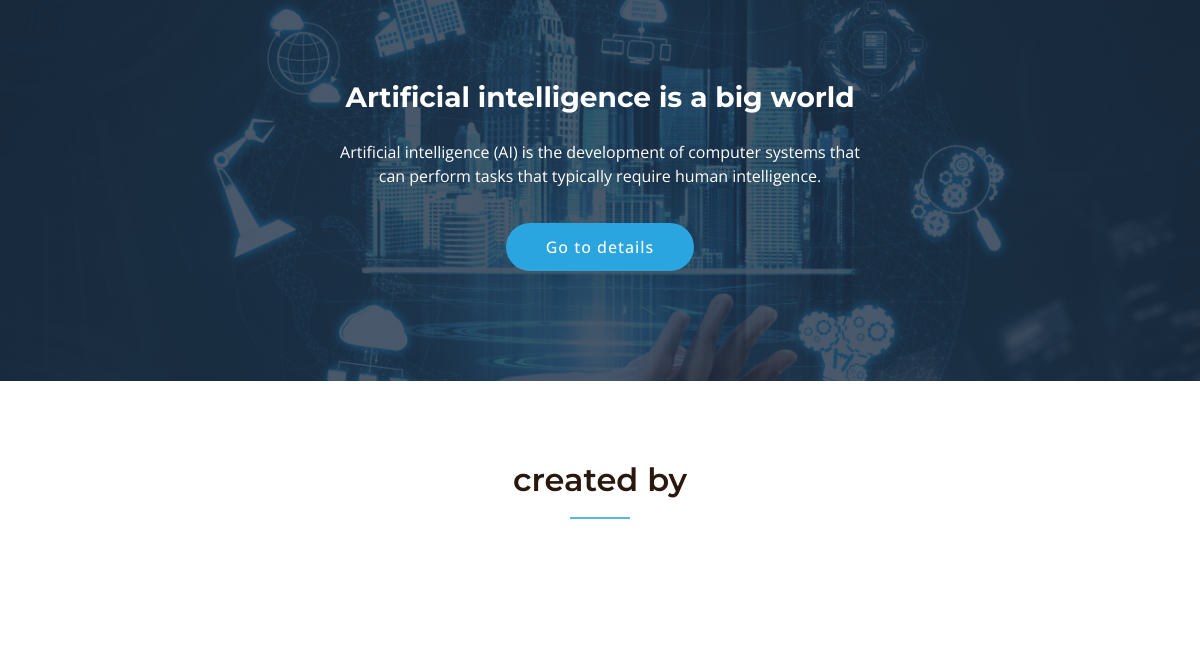
Before: /about (signed in, lower part) with the older database file.
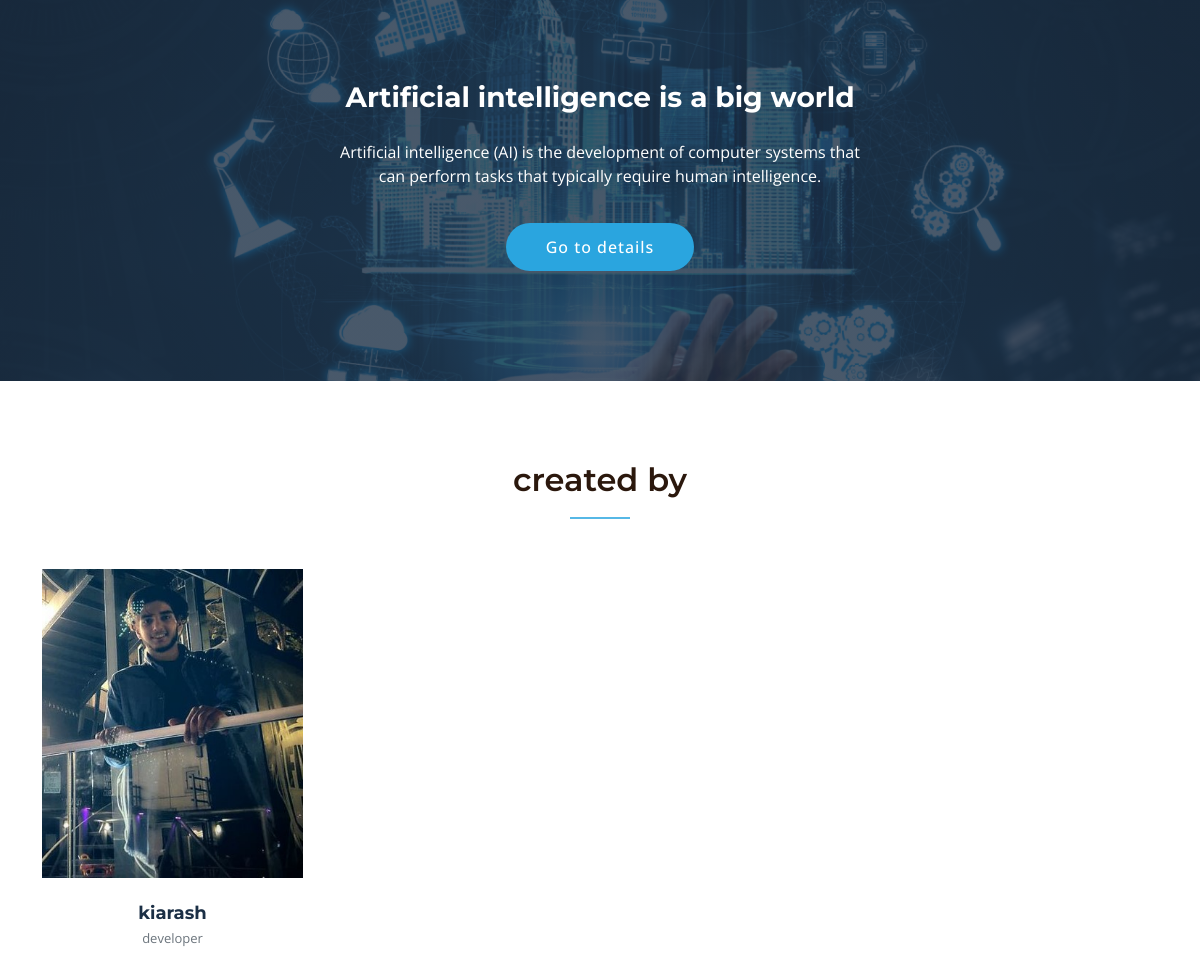
After: the same page with the newer database file.
### home/models.py (models this page shows, shortened)
class Profile(models.Model):
    user = models.OneToOneField(User, on_delete=models.CASCADE)
    image = models.ImageField(upload_to='profile_images/')
    about_me = models.TextField()
    skills = models.CharField(max_length=50, choices=SKILLS_CHOICES)
    linkedin = models.URLField(max_length=200, blank=True, null=True)
    telegram = models.CharField(max_length=50, blank=True, null=True)
    whatsapp = models.CharField(max_length=20, blank=True, null=True)
    gmail = models.EmailField(max_length=100, blank=True, null=True)
    created_at = models.DateTimeField(auto_now_add=True)
    birthday = BirthdayField()
    objects = BirthdayManager()

### home/views.py (the view)
# urls.py: path('about', AboutClassView.as_view(), name='about'),  # this address is for about.html
class AboutClassView(TemplateView):
    template_name = 'about.html'
    def get_context_data(self, **kwargs):
        context = super().get_context_data(**kwargs)
        try:
            profile = Profile.objects.get(user=self.request.user)
            context['profile'] = profile
        except Profile.DoesNotExist:
            context['profile'] = None
        context['data'] = WhyAi.objects.all()
        return context

### templates/about.html (shortened to what this page needs)
{% extends 'base.html' %}
{% load static %}
{% block contact %}
    <main id="main">
        <section id="call-to-action" class="call-to-action">
            <div class="container" data-aos="fade-up">
                <div class="row justify-content-center">
                    <div class="col-lg-6 text-center">
                        <h3>Artificial intelligence is a big world
                        </h3>
                        <p>Artificial intelligence (AI) is the development of computer systems that can perform tasks
                            that typically require human intelligence.</p>
                        <a class="cta-btn" href="#">Go to details</a>
                    </div>
                </div>
            </div>
        </section>
        <section id="team" class="team">
            <div class="container" data-aos="fade-up">
                <div class="section-header">
                    <h2>created by</h2>
                </div>
                <div class="row gy-4">
                    <div class="col-lg-3 col-md-6" data-aos="fade-up" data-aos-delay="100">
                        <div class="team-member">
                            <div class="member-img">
                                <img src="{{ profile.image.url }}" class="img-fluid" alt="">
                            </div>
                            <div class="member-info">
                                <h4>{{ profile.user.username }}</h4>
                                <span>{{ profile.skills }}</span>
                            </div>
                        </div>
                    </div>
                </div>
            </div>
        </section>
    </main>
{% endblock %}

Changed rows visible on the page:
now on this page (row edited): Profile: image (picture), user.username "kiarash", skills "developer"
